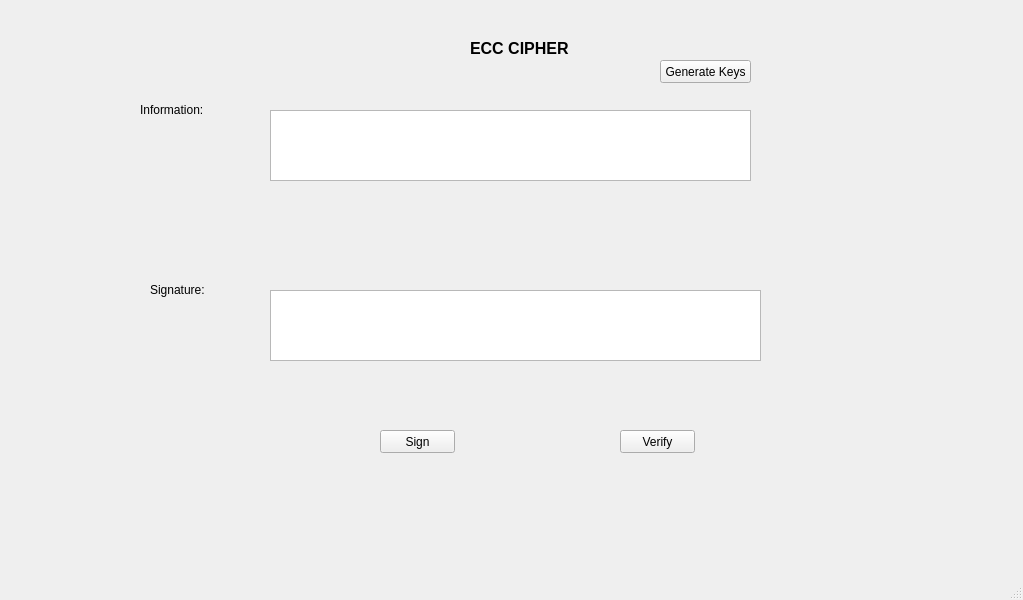
<?xml version="1.0" encoding="UTF-8"?>
<ui version="4.0">
 <class>MainWindow</class>
 <widget class="QMainWindow" name="MainWindow">
  <property name="geometry">
   <rect>
    <x>0</x>
    <y>0</y>
    <width>1023</width>
    <height>600</height>
   </rect>
  </property>
  <property name="windowTitle">
   <string>MainWindow</string>
  </property>
  <widget class="QWidget" name="centralwidget">
   <widget class="QLabel" name="label">
    <property name="geometry">
     <rect>
      <x>470</x>
      <y>40</y>
      <width>111</width>
      <height>16</height>
     </rect>
    </property>
    <property name="font">
     <font>
      <pointsize>12</pointsize>
      <weight>75</weight>
      <bold>true</bold>
     </font>
    </property>
    <property name="text">
     <string>ECC CIPHER</string>
    </property>
   </widget>
   <widget class="QLabel" name="label_2">
    <property name="geometry">
     <rect>
      <x>140</x>
      <y>100</y>
      <width>71</width>
      <height>20</height>
     </rect>
    </property>
    <property name="text">
     <string>Information:</string>
    </property>
   </widget>
   <widget class="QLabel" name="label_3">
    <property name="geometry">
     <rect>
      <x>150</x>
      <y>280</y>
      <width>61</width>
      <height>20</height>
     </rect>
    </property>
    <property name="text">
     <string>Signature:</string>
    </property>
   </widget>
   <widget class="QTextEdit" name="txt_info">
    <property name="geometry">
     <rect>
      <x>270</x>
      <y>110</y>
      <width>481</width>
      <height>71</height>
     </rect>
    </property>
   </widget>
   <widget class="QTextEdit" name="txt_sign">
    <property name="geometry">
     <rect>
      <x>270</x>
      <y>290</y>
      <width>491</width>
      <height>71</height>
     </rect>
    </property>
   </widget>
   <widget class="QPushButton" name="btn_gen_keys">
    <property name="geometry">
     <rect>
      <x>660</x>
      <y>60</y>
      <width>91</width>
      <height>23</height>
     </rect>
    </property>
    <property name="text">
     <string>Generate Keys</string>
    </property>
   </widget>
   <widget class="QPushButton" name="btn_sign">
    <property name="geometry">
     <rect>
      <x>380</x>
      <y>430</y>
      <width>75</width>
      <height>23</height>
     </rect>
    </property>
    <property name="text">
     <string>Sign</string>
    </property>
   </widget>
   <widget class="QPushButton" name="btn_verify">
    <property name="geometry">
     <rect>
      <x>620</x>
      <y>430</y>
      <width>75</width>
      <height>23</height>
     </rect>
    </property>
    <property name="text">
     <string>Verify</string>
    </property>
   </widget>
  </widget>
  <widget class="QMenuBar" name="menubar">
   <property name="geometry">
    <rect>
     <x>0</x>
     <y>0</y>
     <width>1023</width>
     <height>21</height>
    </rect>
   </property>
  </widget>
  <widget class="QStatusBar" name="statusbar"/>
 </widget>
 <resources/>
 <connections/>
</ui>
